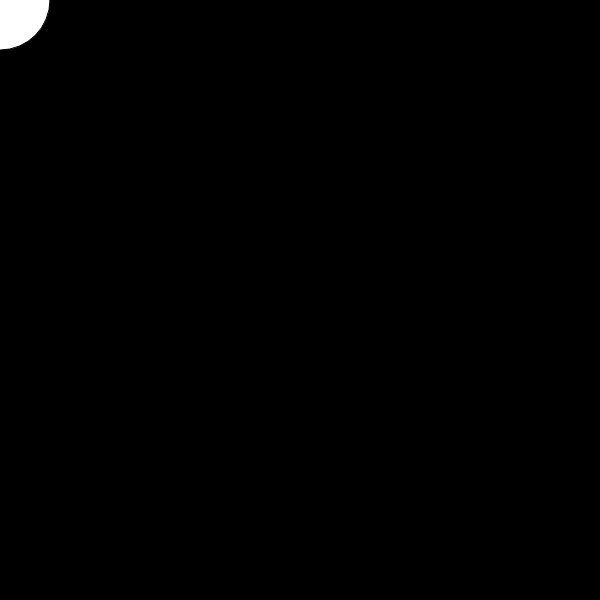
Frame 1 (no input)
Frame 60 (no input): identical to frame 1, image omitted
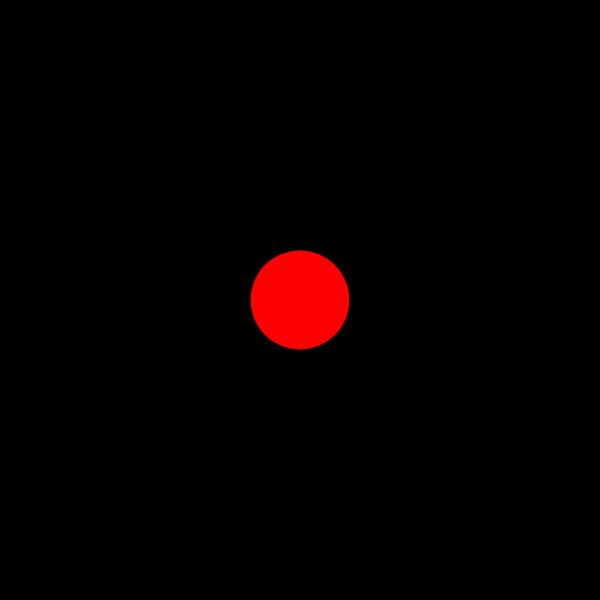
Frame 120 (the mouse pressed at the canvas centre since frame 60)

The p5.js sketch that drew these frames (run headless with seeded random() and noise() and a simulated clock; from frame 60 on, the mouse is pressed at the canvas centre):

// p5.js sketch
// ── sketch.js
function setup()
{
	createCanvas(600, 600);
	fill(255, 255, 255);

}

function draw()
{
	background(0, 0, 0);

	ellipse(mouseX,mouseY, 100, 100);

}


function mousePressed()
{
	
	fill(255,0,0);
	
	
}


function keyPressed()
{
	
	
	fill(0,255,255);
	
	
	
	
}
